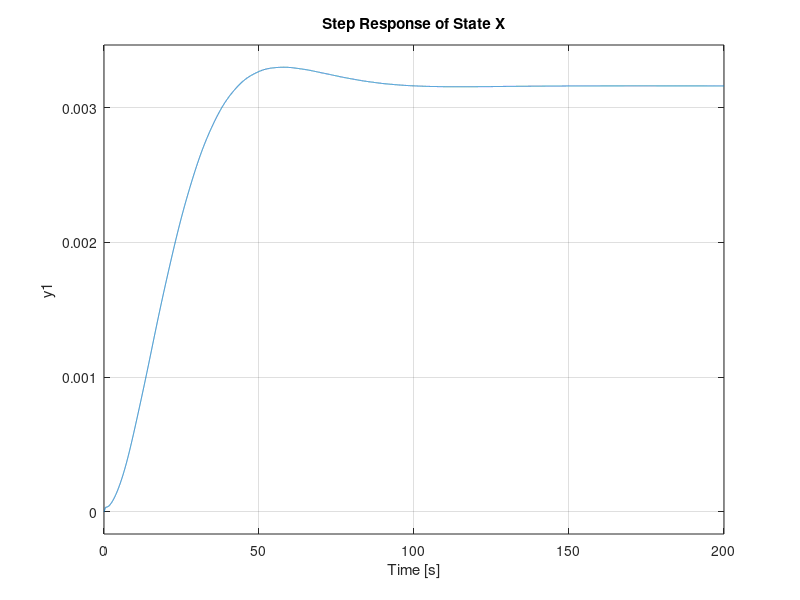
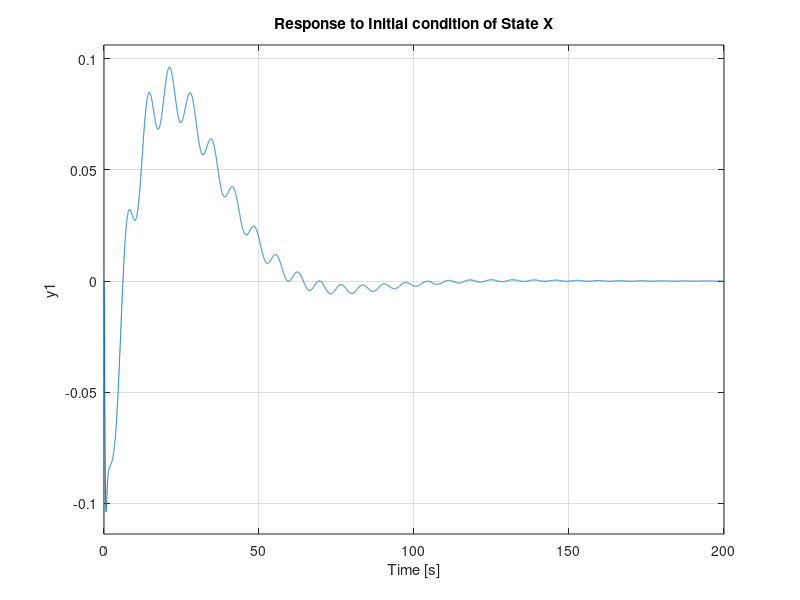
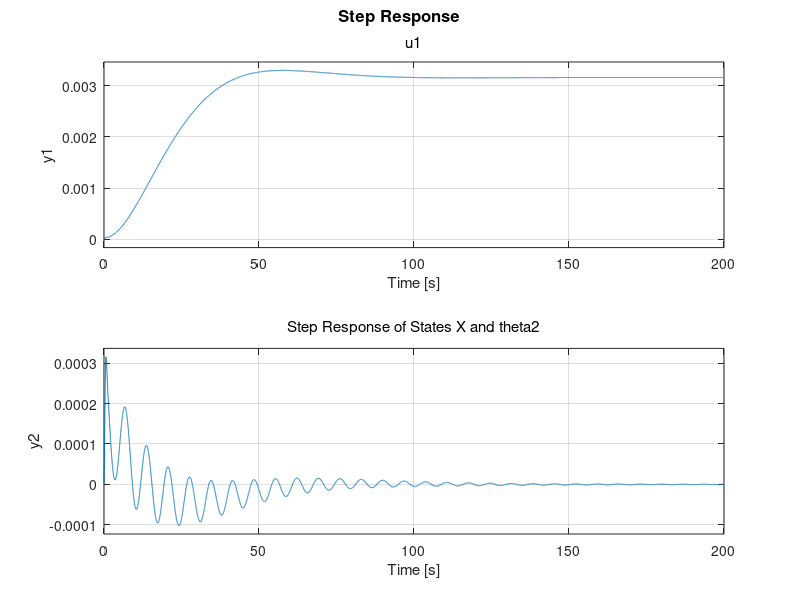
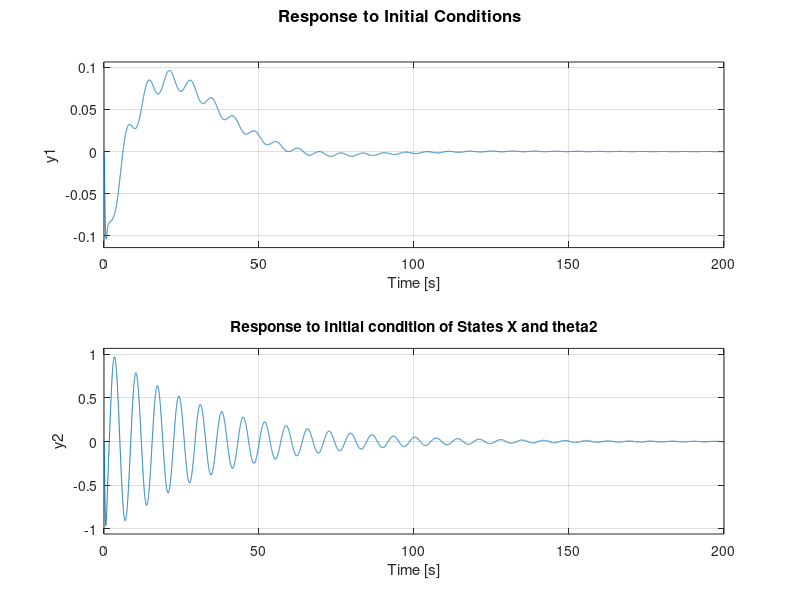

These figures' MATLAB source, in order:
%% Luenberger Observer for Linear System


%%System Model 
M = 1000;
m1 = 100;
m2 = 100;
l1 = 20;
l2 = 10;
g = 9.8;

A = [0 1 0 0 0 0; 
    0 0 -(m1*g)/M 0 -(m2*g)/M 0;
    0 0 0 1 0 0;
    0 0 -(g/l1)-(g*m1)/M*l1 0 -(m2*g)/M*l1 0;
    0 0 0 0 0 1;
    0 0 -(m1*g)/M*l2 0 -(g/l2)-(g*m2)/M*l2 0];

B = [0; 1/M; 0; 1/M*l1; 0; 1/M*l2];

Q = [1000 0 0 0 0 0;
     0 1000 0 0 0 0;
     0 0 1000 0 0 0;
     0 0 0 1000 0 0;
     0 0 0 0 100 0;
     0 0 0 0 0 1000;];
 
R = 0.01;


K = lqr(A,B,Q,R);

C1 = [1 0 0 0 0 0];  % C matrix for X 
C2 = [1 0 0 0 0 0; 0 0 0 0 1 0]; % C matrix for X and theta2
C3 = [1 0 0 0 0 0; 0 0 1 0 0 0; 0 0 0 0 1 0]; % C matrix for X, theta1 and theat2

D = 0; 
     

 %%Initial Condition
 X0 =[0;
     0;
     3.141;
     0;
     0;
     0;
     0;
     0;
     0;
     0;
     0;
     0;];
     
  a21 = zeros(size(A));
  
  c11 = zeros(size(C1));% Observer C matrix for X
  c22 = zeros(size(C2));% Observer C matrix for X and theta2
  c33 = zeros(size(C3));% Observer C matrix for X, theta1 and theat2

  
  pole1 = place(A',C1',[-20 -21 -22 -27 -25 -23;]);

  L1 = pole1';
    
  C_obs = [C1 c11];
   
  A_obs = [(A-B*K) (B*K);
           a21 (A-(L1*C1));];
        
  B_obs = [B;zeros(size(B))];
             
  % Luengerger Observer X   
   sys1 = ss(A_obs, B_obs, C_obs, D);
   
   % Observer of state X
   figure
   step(sys1)
   title('Step Response of State X');
   figure
   initial(sys1,X0)
   title('Response to Initial condition of State X');
   
  % X and theta2 
  pole2 = place(A',C2',[-20 -21 -22 -27 -25 -23;]);
  L2 = pole2';
  C_obs1 = [C2 c22];
   
  A_obs1 = [(A-B*K) (B*K);
           a21 (A-(L2*C2));];
  
   % Luengerger Observer X and theta 2   
   sys1 = ss(A_obs1, B_obs, C_obs1, D);
   
   % Observer of state X and theat 2 
   figure
   step(sys1)
   title('Step Response of States X and theta2');
   
   figure
   initial(sys1,X0)
   title('Response to Initial condition of States X and theta2');
   
 % X, theta1 and theta2 
  pole3 = place(A',C3',[-20 -21 -22 -27 -25 -23;]);
  L3 = pole3';
  C_obs3 = [C3 c33];
   
  A_obs3 = [(A-B*K) (B*K);
           a21 (A-(L3*C3));];
  
   % Luengerger Observer X and theta 2   
   sys1 = ss(A_obs3, B_obs, C_obs3, D);
   
   % Observer of state X and theat 2 
   figure
   step(sys1)
   title('Step Response of States X, theta1 and theta2');
   
   figure
   initial(sys1,X0)
   title('Response to Initial condition of States X, theta1 and theta2');
  
  